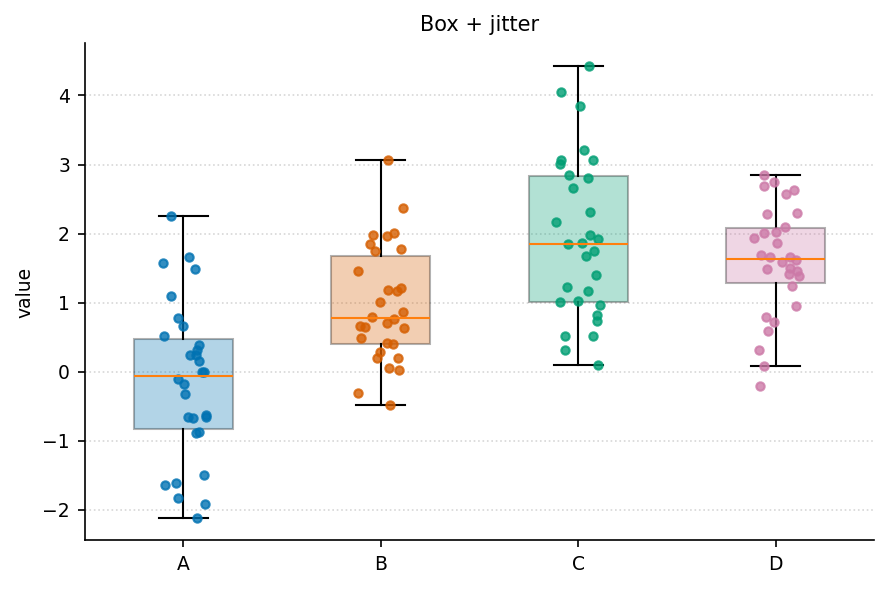

Python code for this plot:
"""box_jittered: 箱线图 + jitter 散点（数据点不多时强烈推荐）."""
import sys, os; sys.path.insert(0, os.path.join(os.path.dirname(os.path.abspath(__file__)), '..', '..', '_utils', 'python'))
import numpy as np
import matplotlib.pyplot as plt
from theme import apply_theme
from palette import cycle

def make_figure(arrays=None, labels=None, title='Box + jitter'):
    apply_theme()
    rng = np.random.default_rng(4)
    if arrays is None:
        arrays = [rng.normal(loc, 1, 30) for loc in [0, 1, 2, 1.5]]
        labels = list('ABCD')
    fig, ax = plt.subplots()
    bp = ax.boxplot(arrays, tick_labels=labels, patch_artist=True, widths=0.5,
                    showfliers=False)
    for i, patch in enumerate(bp['boxes']):
        patch.set_facecolor(cycle(i)); patch.set_alpha(0.3)
    for i, arr in enumerate(arrays):
        x = np.full_like(arr, i+1) + rng.uniform(-0.12, 0.12, len(arr))
        ax.plot(x, arr, 'o', color=cycle(i), markersize=4, alpha=0.8)
    ax.set_ylabel('value'); ax.set_title(title)
    ax.grid(True, axis='y', linestyle=':', alpha=0.5)
    fig.tight_layout()
    return fig

if __name__ == '__main__':
    fig = make_figure()
    fig.savefig(__file__.replace('.py', '.png'), dpi=150)
